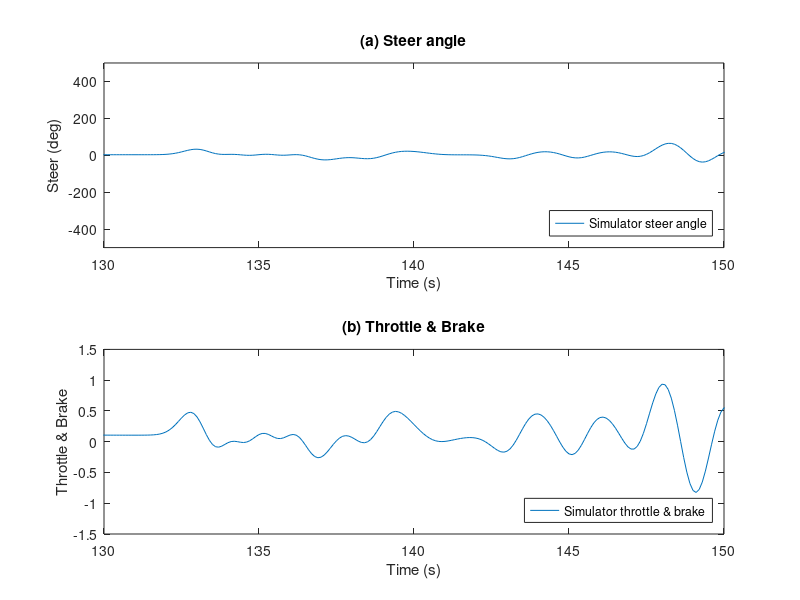
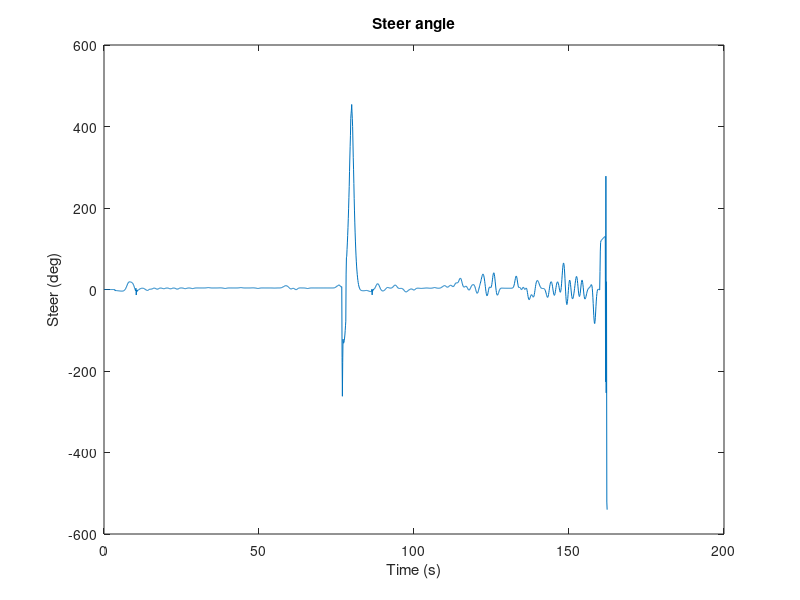
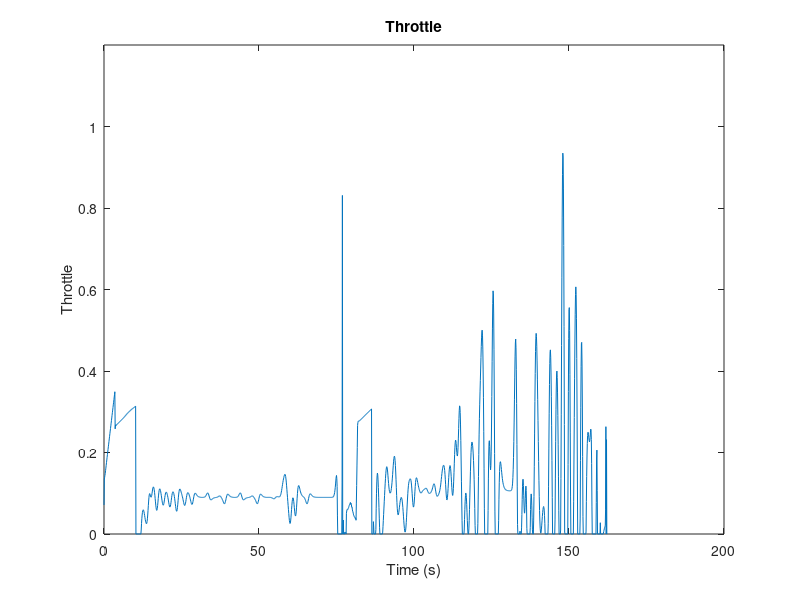
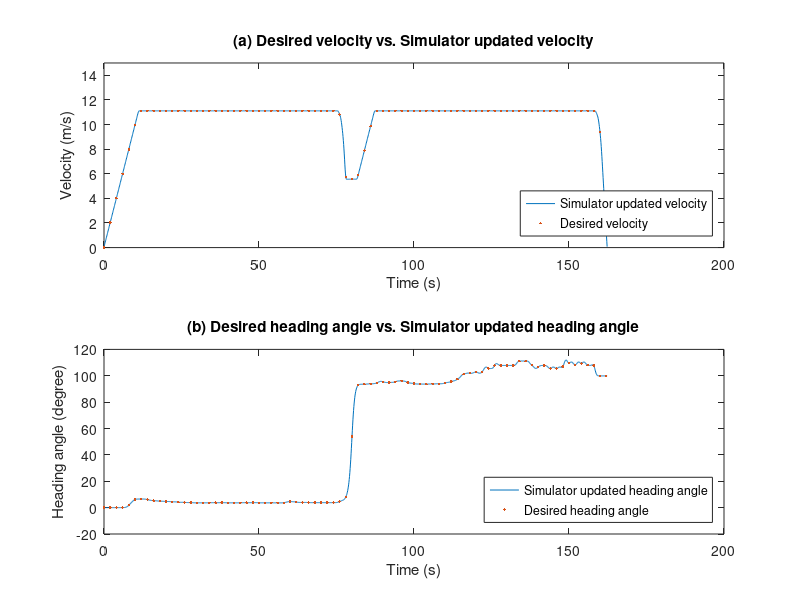

Recreate these plots in MATLAB, in order. (Note: this script raises an error after producing the figures.)

clc;clear; close all;
load ex1new;
% load Ex5-1_20200802;
% XYplot=XYplot*MR;
% XYplot_sim1=XYplot_sim1*MR;
%% Diagram
figure();
subplot(2,1,1);
plot(t_sim,U2(:,1)*180/pi);%hold on; plot(t_sim, U_ideal(:,1)*180/pi,'-.','LineWidth', 0.5)
title('(a) Steer angle'); xlabel('Time (s)'); ylabel('Steer (deg)');ylim([-500  500]);xlim([130  150]);
%axis([160 ,200 ,-500, 500])
legend('Simulator steer angle','Desired steer angle','location','southeast');
subplot(2,1,2) 
plot(t_sim,Acceleration1-Brake1);%hold on; plot (t_sim, Accelcmd,'-.');
title('(b) Throttle & Brake'); xlabel('Time (s)'); ylabel('Throttle & Brake');ylim([-1.5 1.5]);xlim([130  150]);
% subplot(3,1,3) 
% plot(t_sim,Brake1); title('Brake'); xlabel('Time (s)'); ylabel('Brake');ylim([0 1]);
legend('Simulator throttle & brake','Desired throttle & brake','location','southeast');

figure();
plot(t_sim,Steer1*180/pi); title('Steer angle'); xlabel('Time (s)'); ylabel('Steer (deg)');%ylim([-10*180/pi  10*180/pi]);


figure();
plot(t_sim,Acceleration1);title('Throttle'); xlabel('Time (s)'); ylabel('Throttle');ylim([0 1.2]);


% figure();
% subplot(2,1,1);
% plot(t_sim,U(:,1)*180/pi); hold on; plot(t_sim(:,1:end),U_ideal(:,1)*180/pi,'-.');
% title('Steer angle'); xlabel('Time (s)'); ylabel('Steer angle (deg)');%ylim([-3*180/pi  5.2*180/pi]);
% legend('Vehicle steer angle','Desired steer angle','location','southeast');
% subplot(2,1,2);
% plot(t_sim,U(:,2)); hold on; plot(t_sim(:,1:end-T_delay/Ts),U_ideal(:,2),'-.'); 
% title('Throttle & Brake'); xlabel('Time (s)'); ylabel('Throttle & Brake');%ylim([-0.6 1.2]);
% legend('Vehicle Throttle/brake','Desired Throttle/brake','location','southeast');

% for i=1:3101
%     if U1(i,3)<0.1
%         U1(i,3)=0;
%     end
% end
% figure();
% subplot(3,1,1);
% plot(t_sim,U(:,1)*180/pi); title('Steer angle'); xlabel('Time (s)'); ylabel('Steer (deg)');ylim([-3*180/pi  5.2*180/pi]);
% subplot(3,1,2) 
% plot(t_sim,U(:,2));title('Throttle'); xlabel('Time (s)'); ylabel('Throttle');ylim([0 1.2]);
% subplot(3,1,3) 
% plot(t_sim,U(:,3)); title('Brake'); xlabel('Time (s)'); ylabel('Brake');ylim([0 1]);

clear Desired_Heading_angle Desired_Velocity
Sample_N = 20;
for i = 1:fix(length(t_sim)/Sample_N)+1
    t_sample(i,:) = t_sim(:,1 + (i-1)*Sample_N);
    Desired_Velocity(i,:) = Velocity(1 + (i-1)*Sample_N,1);
    Desired_Heading_angle(i,:) = Yaw(1 + (i-1)*Sample_N,1);
end

figure();
subplot(2,1,1);
plot(t_sim, Y1(:,1)); hold on; plot(t_sample,Desired_Velocity,'.','LineWidth', 0.6)
title('(a) Desired velocity vs. Simulator updated velocity'); xlabel('Time (s)');ylabel('Velocity (m/s)');
ylim([0 15]);
legend('Simulator updated velocity','Desired velocity','location','southeast')
subplot(2,1,2);
plot(t_sim, Y1(:,2)*180/pi); hold on; plot(t_sample,Desired_Heading_angle*180/pi,'.','LineWidth', 0.6);
title('(b) Desired heading angle vs. Simulator updated heading angle'); xlabel('Time (s)');ylabel('Heading angle (degree)');
legend('Simulator updated heading angle','Desired heading angle','location','southeast');%ylim([-100 100]);

figure();
plot(t_sim, Y1(:,1));hold on; plot(t_sim,Velocity_updated(:,1),'.-.')
xlabel('Time (s)');ylabel('Velocity (m/s)');
legend('Simulator updated velocity','Desired velocity','location','southeast')
title('Desired velocity vs. Simulator updated velocity');

figure();
subplot(2,1,1);
plot(t_sim, Y1(:,1)); hold on; plot(t_sample,Desired_Velocity,'.','LineWidth', 0.6)
xlabel('Time (s)');ylabel('Velocity (m/s)');%xlim([0 260]);
ylim([0 15]);
legend('Simulator velocity','Desired velocity','location','southeast')
title('(a) Desired velocity vs. Simulator velocity');
subplot(2,1,2);
plot(t_sim, Y1(:,2)*180/pi); hold on; plot(t_sample,Desired_Heading_angle*180/pi,'.','LineWidth', 0.6);
legend('Simulator heading angle','Desired heading angle','location','southeast');%ylim([-100 100]);
xlabel('Time (s)');ylabel('Heading angle (degree)');
title('(b) Desired heading angle vs. Simulator heading angle');


clear XYplot_s XYplot_sim_s
Sample_N = 10;
for i = 1:fix(length(t_sim)/Sample_N)
    XYplot_s(i,:) = XYplot(1 + (i)*Sample_N,:);
    XYplot_sim_s(i,:) = XYplot_sim1(1 + (i)*Sample_N,:);
end
A=50; B=100;
figure();
plot(XYplot_s(:,2),XYplot_s(:,1),'r .-.');
hold on;
plot(XYplot_sim1(:,2),XYplot_sim1(:,1),'b');% xlim([-2 2]);
title('Paths');xlabel('Y (m)'); ylabel('X (m)');
legend('Desired path', 'Simulator path','location','southwest');

figure();
plot(XYplot_s(:,2),XYplot_s(:,1),'r x');
hold on;
plot(XYplot_sim1(:,2),XYplot_sim1(:,1),'b ');
plot(XYplot_s(A,2),XYplot_s(A,1),'* k');
title('Paths @ A');xlabel('Y (m)'); ylabel('X (m)');
ylim([XYplot_s(A,1)-0.005, XYplot_s(A,1)+0.005]);xlim([XYplot_s(A,2)-0.005, XYplot_s(A,2)+0.005]);
legend('Desired path', 'Simulator path','location','southwest');

figure();
plot(XYplot_s(:,2),XYplot_s(:,1),'r x');
hold on;
plot(XYplot_sim1(:,2),XYplot_sim1(:,1),'b ');
plot(XYplot_s(B,2),XYplot_s(B,1),'* k');
title('Paths @ B');xlabel('Y (m)'); ylabel('X (m)');
ylim([XYplot_s(B,1)-0.005, XYplot_s(B,1)+0.005]);xlim([XYplot_s(B,2)-0.005, XYplot_s(B,2)+0.005]);
legend('Desired path', 'Simulator path','location','southwest');
% 
figure();
plot(XYplot_s(:,2),XYplot_s(:,1),'r -.');
hold on;
plot(XYplot_sim1(:,2),XYplot_sim1(:,1),'b ');
plot(XYplot(end,2),XYplot(end,1),'* k');
title('Paths @ C');xlabel('Y (m)'); ylabel('X (m)');
ylim([XYplot(end,1)-0.05, XYplot(end,1)+0.05]);xlim([XYplot(end,2)-0.05, XYplot(end,2)+0.05]);
legend('Desired path', 'Simulator path','location','southwest');


figure();
subplot(2,1,1);
plot(t_sim, Y1(:,1)-Velocity(:,1));
title('(a) Simulator velocity-desired velocity');
xlabel('Time(s)');ylabel('Error (m/s)');

subplot(2,1,2);
plot(t_sim, (Y1(:,2)-Yaw(:,1))*180/pi);ylim([-5 5])
title('(b) Simulator heading angel error-desired heading angle');
xlabel('Time (s)');ylabel('Error (degree)');


for i=1:length(XYplot)
    XYplotpoint(i,:)=((XYplot(i,1)-XYplot_sim1(i,1))^2+(XYplot(i,2)-XYplot_sim1(i,2))^2)^0.5;
end
figure();
plot(t_sim, (XYplotpoint*100),'k ');

xlabel('Time (s)');ylabel('Error (cm)');
title('Trajectory-tracking error in distance');

figure();
plot(t_sim, abs(XYplot(:,1)-XYplot_sim1(:,1))*100,'k ');

xlabel('Time (s)');ylabel('Error (cm)');
title('Trajectory-tracking error in X-axis');

figure();
plot(t_sim, abs(XYplot(:,2)-XYplot_sim1(:,2))*100,'k ');

xlabel('Time (s)');ylabel('Error (cm)');
title('Trajectory-tracking error in Y-axis');

[Nearst_XY,distance,t] = distance2curve(XYplot,XYplot_sim1,'linear');
% plot(XYplot(:,2),XYplot(:,1),'k-o',XYplot_sim(:,2),XYplot_sim(:,1),'r*')
% hold on
% plot(Nearst_XY(:,2),Nearst_XY(:,1),'g*')

PathX_error = XYplot_sim1(:,1)-Nearst_XY(:,1);
PathY_error = XYplot_sim1(:,2)-Nearst_XY(:,2);
Near_distance_error = sqrt(PathX_error.^2+PathY_error.^2);
figure();
plot(t_sim,(Near_distance_error*100),'k ');
title('Path-tracking error in distance');
xlabel('Time (s)');ylabel('Error (cm)');%ylim([0 3]);

clear XYplot_s XYplot_sim_s
Sample_N = 10;
for i = 1:fix(length(t_sim)/Sample_N)
    XYplot_s(i,:) = XYplot(1 + (i)*Sample_N,:);
    XYplot_sim_s(i,:) = XYplot_sim1(1 + (i)*Sample_N,:);
end

A =50; B =100;
figure();
plot(XYplot_s(:,2),XYplot_s(:,1),'r .-.');xlim([-100 1000]);
hold on;
plot(XYplot_sim1(:,2),XYplot_sim1(:,1),'b');
plot(XYplot_s(A,2),XYplot_s(A,1),'* k');text(44.68,493.6,'A'); %-268.8,437.6  -472,450 62.75,332.8
plot(XYplot_s(B,2),XYplot_s(B,1),'* k');text(240.6,761.2 ,'B'); %-485.8,869.1  -1333,650  185,243.2
plot(XYplot_s(end,2),XYplot_s(end,1),'* k');text(904.7,670.6,'C'); %-1238,1000  -1750,1127  -173,320
title('Paths');xlabel('Y (m)'); ylabel('X (m)');
legend('Desired path', 'Simulator path','location','southwest');

figure();
plot(t_sim, Lambda(:,1) , 'k');
title('Lambda'); ylabel('\lambda_s_i_m_u_1(\itkT)'); xlabel('Time (s)')